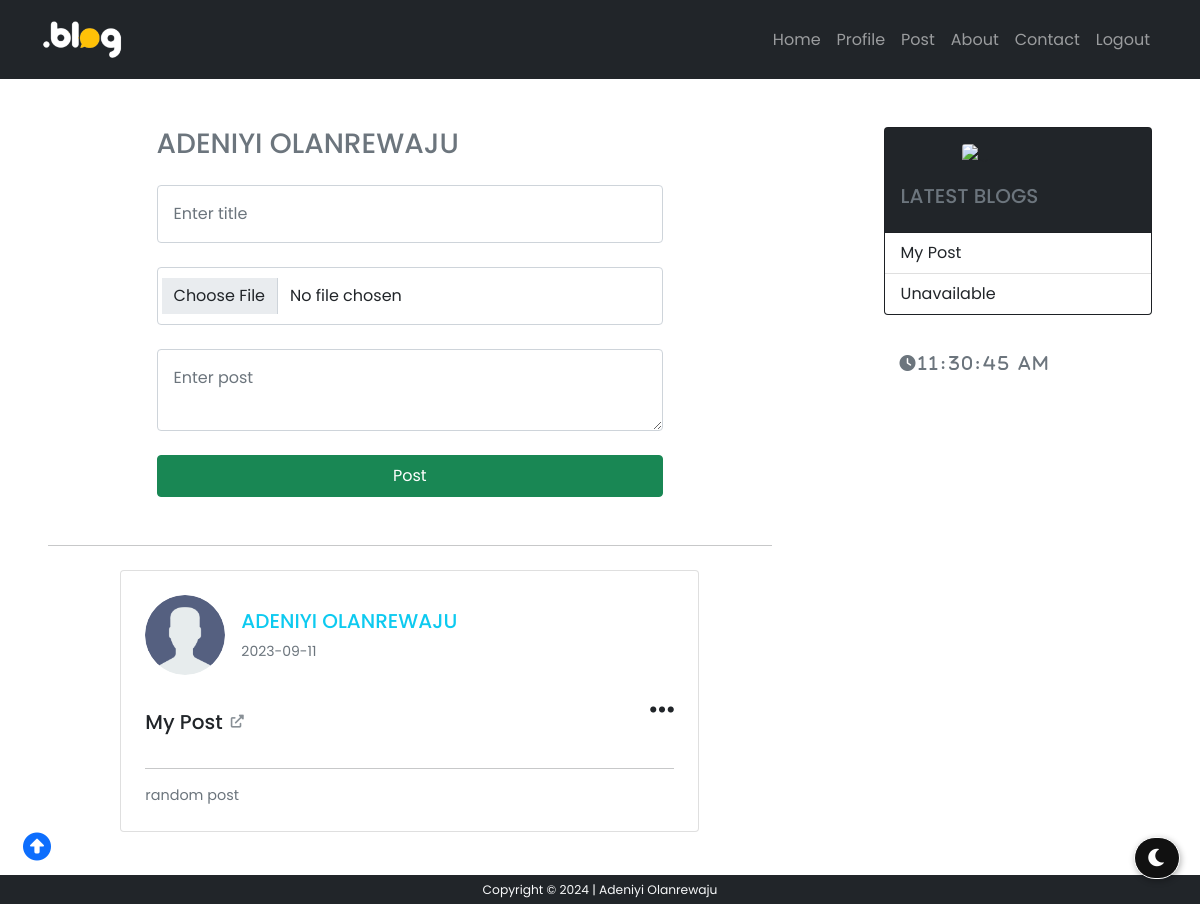
The app's page /account/ (signed in), older data.
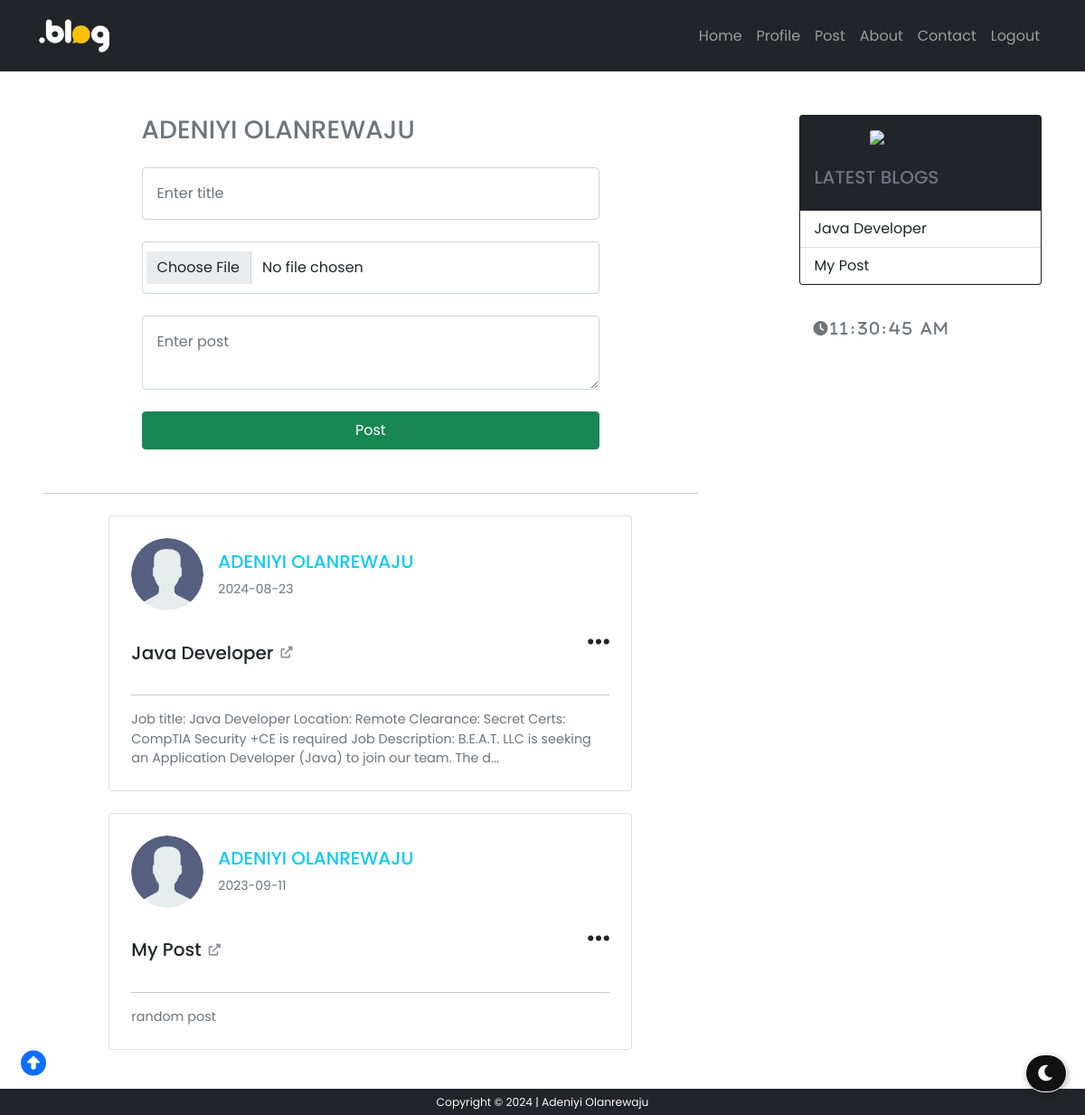
The same page, newer data.
### models/usermodel.py (models this page shows, shortened)
class User(db.Model, UserMixin):
    id = db.Column(db.Integer, primary_key=True)
    first_name = db.Column(db.String(50), nullable=False)
    last_name = db.Column(db.String(50), nullable=False)
    username = db.Column(db.String(20), unique=True, nullable=False)
    email = db.Column(db.String(70), unique=True, nullable=False)
    photo = db.Column(db.String(100), nullable=False, default='user.png')
    password = db.Column(db.String(60), nullable=False)
    posts = db.relationship('Post', backref='author', lazy=True, cascade='delete', foreign_keys='Post.user_id')
    send_dm = db.relationship('DmModel', backref='owner', lazy=True, foreign_keys='DmModel.user_1')
    pst_cmt = db.relationship('CommentModel', backref='who', lazy=True, foreign_keys='CommentModel.commenter')

### models/postmodel.py (models this page shows, shortened)
class Post(db.Model, UserMixin):
    id = db.Column(db.Integer, primary_key=True)
    title = db.Column(db.String(100), nullable=False)
    date_posted = db.Column(db.DateTime, nullable=False, default=datetime.now)
    photo = db.Column(db.String(100), nullable=False, default='')
    content = db.Column(db.Text, nullable=False)
    user_id = db.Column(db.Integer, db.ForeignKey('user.id'), nullable=False)
    comment = db.relationship('CommentModel', backref='comm', lazy=True, cascade='delete', foreign_keys='CommentModel.post_id')

### routes/views.py (the view, shortened to what this page needs)
@view.route("/account/", methods=['GET', 'POST'])
@login_required
def account():
    form = PostForm()
    return render_template('account.html', form=form, user=current_user)

### form.py
class PostForm(FlaskForm):
    title = StringField('Title', validators=[DataRequired(), Length(min=2, max=30)])
    image = FileField(validators=[FileAllowed(['jpg', 'jpeg', 'png', 'gif'])])
    post_content = TextAreaField('Post Content', validators=[DataRequired()])
    submit = SubmitField('Post')

### templates/account.html (shortened to what this page needs)
{% extends 'base.html' %}
{% block head %}
<link
  rel="stylesheet"
  href="{{ url_for('static', filename='css/account.css') }}"
/>
{% endblock head %}
{% block content %}
<div class="w-100">
  <form action="" method="post" enctype="multipart/form-data" class="">
    <h3 class="text-muted">
      {{ user.first_name.upper() }} {{ user.last_name.upper() }}
    </h3>
    {% if form.title.errors %} {{ form.title(class="form-control p-3 mt-4",
    required=False, placeholder="Enter title") }} {% for error in
    form.title.errors %}
    <small class="text-danger mt-1"><i class="fa fas fa-exclamation-circle small"></i>&nbsp;&nbsp;{{ error }}</small>
    {% endfor %} {% else %} {{ form.title(class="form-control p-3 mt-4",
    required=False, placeholder="Enter title") }} {% endif %}
    {% if form.image.errors %} {{ form.image(class="form-control p-3 mt-4",
    required=False, placeholder="Enter email") }} {% for error in
    form.image.errors %}
    <small class="text-danger mt-1"><i class="fa fas fa-exclamation-circle"></i>&nbsp;&nbsp;{{ error }}</small>
    {% endfor %} {% else %} {{ form.image(class=" p-3 mt-4 form-control",
    required=False, placeholder="Enter email") }} {% endif %}
    {% if form.post_content.errors %} {{ form.post_content(class="form-control
    p-3 mt-4 lead", required=False, placeholder='Enter post') }} {% for error in
    form.post_content.errors %}
    <small class="text-danger mt-1"><i class="fa fas fa-exclamation-circle small"></i>&nbsp;&nbsp;{{ error }}</small>
    {% endfor %} {% else %} {{ form.post_content(class="form-control p-3 mt-4
    lead", required=False, placeholder='Enter post') }} {% endif %}
    {{ form.submit(size=20, class='btn btn-success mt-4 w-100 p-2')}}
  </form>
  <hr class="mt-5" />
  {% if user %} {% for each in user.posts[::-1] %}
  <div
    class="card p-4 mt-4 m-auto mb-4"
    id="acct"
  >
    <div class="d-flex align-items-center">
      {% if current_user.photo %}
      <img class="rounded-circle article-img"
      style="width: 5rem;"
      src="{{ url_for('static', filename='images/profile/' + current_user.photo) }}">
      {% else %}
      <img
        style="width: 4rem"
        src="{{ url_for('static', filename='images/user.png') }}"
        alt=""
      />
      {% endif %}
      <div class="mx-3 d-flex flex-column">
        <span class="h5 text-info"
          >{{ user.first_name.upper() }} {{ user.last_name.upper() }}
        </span>
        <small class="text-muted fw-normal"
          >{{ each.date_posted.strftime('%Y-%m-%d') }}</small
        >
      </div>
    </div>
    <div class="d-flex align-items-center justify-content-between">
      <a
        href="{{ url_for('view.display_post', blog_id=each.id) }}"
        class="h5 text-decoration-none text-dark d-flex align-items-center card-title mt-4"
        style="width: fit-content"
      >
        {{ each.title.title() }}<i
          class="fa fas fas fas fa-external-link-alt d-xl-block d-lg-block d-none p-2 text-secondary mt-2 h6"
          style="opacity: 0.8; font-size: small"
        ></i>
      </a>
      <div class="d-flex align-items-center flex-row-reverse part">
        <i class="fa fas fa-ellipsis-h h3 toggler" style="cursor: pointer"></i>
      </div>
    </div>
    <hr />
    <p class="card-text text-muted" style="font-size: .9rem;">{{ each.content }}</p>
  </div>
  {% endfor %} {% endif %}
</div>
{% endblock content %} {% block script %} {% endblock script %}

### templates/base.html (shortened to what this page needs)
<!DOCTYPE html>
<html lang="en">
<head>
  <link href="https://cdn.jsdelivr.net/npm/bootstrap@5.0.1/dist/css/bootstrap.min.css" rel="stylesheet"
 />
  <link rel="stylesheet" href="https://cdn.jsdelivr.net/npm/bootstrap-icons@1.3.0/font/bootstrap-icons.css" />
  <link href="https://cdnjs.cloudflare.com/ajax/libs/font-awesome/6.0.0/css/all.min.css" rel="stylesheet" />
  {% block head %}{% endblock head %}
  <link rel="stylesheet" href="{{ url_for('static', filename='css/style.css') }}" />
</head>
<body>
  <nav class="navbar navbar-expand-lg bg-dark navbar-dark py-3">
    <div class="container">
      <a href="{{ url_for('view.home') }}" class="navbar-brand"><img
          src="{{ url_for('static', filename='images/blloogg.png') }}" alt="" style="width: 5rem" /></a>
      <div class="collapse navbar-collapse" id="navmenu">
        {% if current_user.is_authenticated %}
        <ul class="navbar-nav ms-auto">
          <li class="nav-item">
            <a href="{{ url_for('view.home') }}" class="nav-link">Home</a>
          </li>
          <li class="nav-item">
            <a href="{{ url_for('view.profile', profile_id=current_user.id) }}" class="nav-link">Profile</a>
          </li>
          <li class="nav-item">
            <a href="{{ url_for('view.account') }}" class="nav-link">Post</a>
          </li>
          <li class="nav-item">
            <a href="{{ url_for('view.about') }}" class="nav-link">About</a>
          </li>
          <li class="nav-item">
            <a href="{{ url_for('view.contact') }}" class="nav-link">Contact</a>
          </li>
          <li class="nav-item">
            <a href="{{ url_for('auth.logout') }}" class="nav-link">Logout</a>
          </li>
        </ul>
        {% endif %}
      </div>
    </div>
  </nav>
  <section class="  my-3 d-flex px-4 px-lg-5 mb-5">
    <div class="w-100 this" id="thiss">
       {% block content %}
      {% endblock content %}
    </div>
    <div class="d-xl-block d-lg-block d-none" style="width: 23rem;">
      <div class="card bg-dark" style=" height: fit-content;">
        <div class="m-auto d-flex mt-3">
          <img src="{{ url_for('static', filename='images/owl.png') }}" class="card-img-top" style="margin: auto;
            width: 7rem;
            " alt="..." />
        </div>
        <div class="card-body">
          <h5 class="card-title text-muted">LATEST BLOGS</h5>
        </div>
        {% if current_user.is_authenticated %}
        <ul class="list-group list-group-flush">
          {% if current_user.posts[-1] %}
          <li class="list-group-item">
            {{ current_user.posts[-1].title.title() }}
          </li>
          {% else %}
          <li class="list-group-item">Unavailable</li>
          {% endif %}
          {% if current_user.posts[-2] %}
          <li class="list-group-item">
            {{ current_user.posts[-2].title.title() }}
          </li>
          {% else %}
          <li class="list-group-item">Unavailable</li>
          {% endif %}
        </ul>
        {% else %}
        <ul class="list-group list-group-flush">
          <li class="list-group-item">Recent Blog 1</li>
          <li class="list-group-item">Recent Blog 2</li>
        </ul>
        {% endif %}
      </div><br>
      <div id="MyClockDisplay" class="clock text-muted fa fa-clock p-3 w-100 fw-bold" style="letter-spacing: 3px;"
        onload="showTime()"></div>
    </div>
  </section>
  <i class="dntoggle fas fa-moon"></i>
  <a href="#top" class="up"><i class="fa fas fa-arrow-alt-circle-up"></i></a>
  <footer class="fixed-bottom text-center bg-dark text-light py-1 small" style="z-index: 0;">
  </footer>
</body>
</html>

### static/css/style.css (style rules this page uses)
* { font-family: "Poppins", sans-serif; }
div.this { padding-right: 7rem; width: fit-content; }
form { width: 70%; margin: auto; }
#acct { width: 80%; margin: auto; }
body { background: rgba(255, 255, 255, 0.199); }
.dntoggle { font-size: 20px; border-radius: 100px; background-color: #111111; padding: 10px; color:#fcfcfc; box-shadow: 1px 2px 6px rgba(0,0,0,.3); cursor: pointer; position: fixed; bottom:25px; right: 20px; z-index: 99; border: 1px solid white; }
.fas.fa-moon:before { padding:0 2px; }
.up { font-size: 28px; padding: 15px; cursor: pointer; position: fixed; bottom:20px; left: 8px; }

Row changes from the older to the newer data that the page shows:
added Post: photo (placeholder picture), {{ user.first_name.upper() }} "ADENIYI", {{ user.last_name.upper() }} "OLANREWAJU", date_posted "2024-08-23", title "Java Developer", content "Job title: Java Developer Location: Remote Clearance: Secret Certs: CompTIA Security +CE is required Job Description: B.E.A.T. LLC is seeking an Application Developer (Java) to join our team. The d..."
shown differently, row unchanged: Post "My Post": title (not shown) → "My Post"
Text that changed along with them:
{{ current_user.posts[-1].title.title() }}: "My Post" → "Java Developer"
text no longer shown: "Unavailable"
